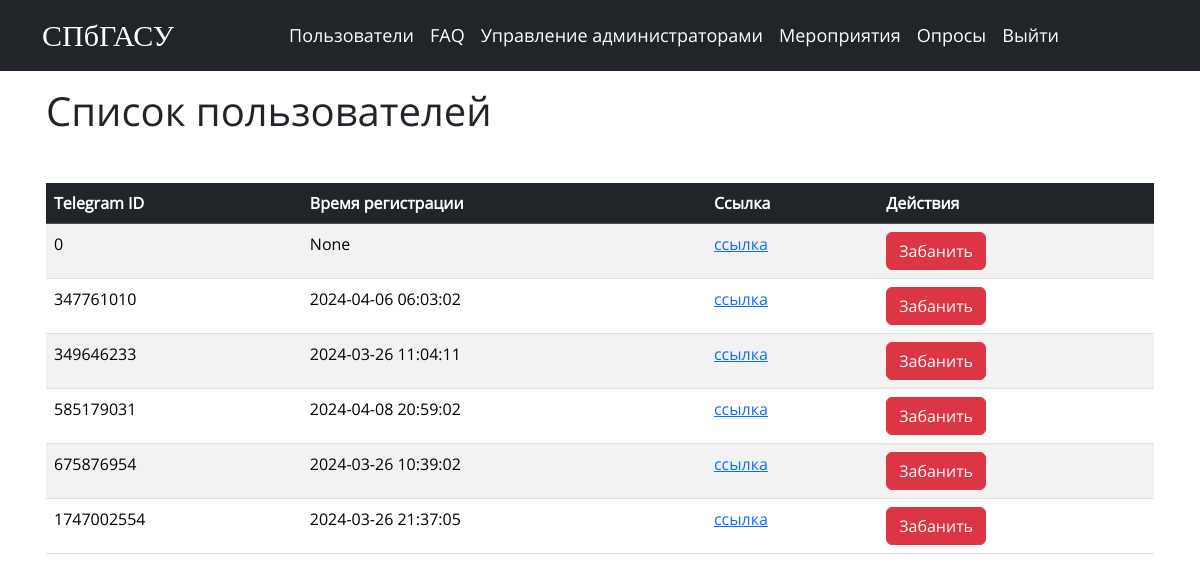
Screenshot of /users with the database file from the repository.
### tables this page shows
CREATE TABLE users
                 (tg_id INTEGER PRIMARY KEY, registration_time TEXT);

### web/index.py (the view)
@app.route('/users', methods=['GET', 'POST'])
@auth.login_required
def users():
    users_list = get_all_users()
    banned_users = getAllBannedUsers()
    return render_template('users.html', users=users_list, banned_users=list((f[1] for f in banned_users)))

### utility/db.py (called while the page is built)
def getAllBannedUsers():
    conn = sqlite3.connect('my_database.db')
    c = conn.cursor()
    c.execute("SELECT * FROM banned_users")
    users = c.fetchall()
    conn.close()
    return users

def get_all_users():
    conn = sqlite3.connect('my_database.db')
    c = conn.cursor()
    c.execute("SELECT * FROM users")
    a = list(c.fetchall())
    conn.commit()
    conn.close()
    return a

### web/templates/users.html (shortened to what this page needs)
<!DOCTYPE html>
<html>
<head>
    <link href="https://cdn.jsdelivr.net/npm/bootstrap@5.3.3/dist/css/bootstrap.min.css" rel="stylesheet"
>
    <link rel="stylesheet" href="{{ url_for('static', filename='styles.css') }}">
</head>
<body>
    {% include 'header.html' %}
    <div class="p-3 container">
        <h1 class="mb-4">Список пользователей</h1>
        <div class="table-responsive-md my-5">
        <table class="table table-striped table-hover">
            <thead class="table-dark">
                <tr>
                    <th>Telegram ID</th>
                    <th>Время регистрации</th>
                    <th>Ссылка</th>
                    <th>Действия</th>
                </tr>
            </thead>
            <tbody>
                {% for user in users %}
                <tr>
                    <td>{{ user[0] }}</td>
                    <td>{{ user[1] }}</td>
                    <td><a target="_blank" href="https://t.me/technes_bot?start={{user[0]}}">ссылка</a></td>
                        {% if user[0] in banned_users %}
                    <td>
                        <form action="/unban_user/{{ user[0] }}" method="post">
                            <button type="submit" class="btn btn-success">Разбанить</button>
                        </form>
                    </td>
                    {% else %}
                    <td>
                        <form action="/ban_user/{{ user[0] }}" method="post">
                            <button type="submit" class="btn btn-danger">Забанить</button>
                        </form>
                    </td>
                    {% endif %}
                </tr>
                {% endfor %}
            </tbody>
        </table>
        </div>
    </div>
</body>
</html>

### web/static/styles.css (style rules this page uses)
:root { --primary-color: #0000ff; --secondary-color: #e2d7d3; --accent-color: #7daae3; --dark-color: #7994c2; --text-color: #000000; }
* { font-family: 'Open'; }

### rows the page displays
users: tg_id "0", user "None"
users: tg_id "347761010", registration_time "2024-04-06 06:03:02"
users: tg_id "349646233", registration_time "2024-03-26 11:04:11"
users: tg_id "585179031", registration_time "2024-04-08 20:59:02"
users: tg_id "675876954", registration_time "2024-03-26 10:39:02"
users: tg_id "1747002554", registration_time "2024-03-26 21:37:05"
